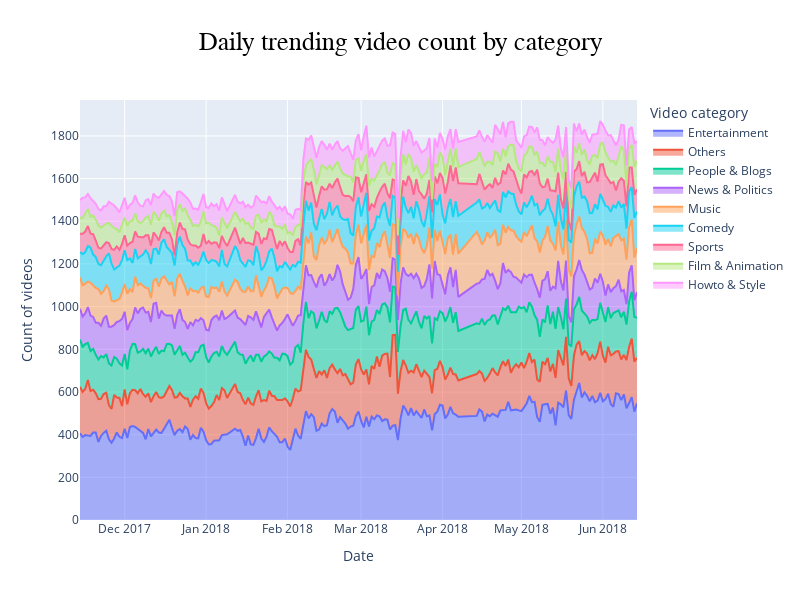

Write notebook code for a chart like this one.
### Code cell
fig = px.area(trending_category_date, 
              x="trending_date", 
              y="videos_count", 
              color="category",
              title = 'Daily trending video count by category',
              width = 800,
              height=600,
              labels = {'videos_count': 'Count of videos', 
                       'trending_date': 'Date',
                       'category': 'Video category'}
             )
fig.update_layout(
    title_x=0.5,
    font_color="dark blue",
    title_font_family="Times New Roman",
    title_font_color="black",
    title_font_size=26)
fig.show()

### Figure 1 — Plotly figure (JSON) as saved in the notebook; plotly's stock layout.template omitted (floating-point values rounded to 4 significant figures; data arrays with more than 128 entries replaced by an {"elided": "..."} marker saying what was removed)
{"data": [{"hovertemplate": "Video category=Entertainment<br>Date=%{x}<br>Count of videos=%{y}<extra></extra>", "legendgroup": "Entertainment", "line": {"color": "#636efa"}, "mode": "lines", "name": "Entertainment", "orientation": "v", "showlegend": true, "stackgroup": "1", "type": "scatter", "x": {"elided": "205 str values"}, "xaxis": "x", "y": {"elided": "205 int values"}, "yaxis": "y"}, {"hovertemplate": "Video category=Others<br>Date=%{x}<br>Count of videos=%{y}<extra></extra>", "legendgroup": "Others", "line": {"color": "#EF553B"}, "mode": "lines", "name": "Others", "orientation": "v", "showlegend": true, "stackgroup": "1", "type": "scatter", "x": {"elided": "205 str values"}, "xaxis": "x", "y": {"elided": "205 int values"}, "yaxis": "y"}, {"hovertemplate": "Video category=People & Blogs<br>Date=%{x}<br>Count of videos=%{y}<extra></extra>", "legendgroup": "People & Blogs", "line": {"color": "#00cc96"}, "mode": "lines", "name": "People & Blogs", "orientation": "v", "showlegend": true, "stackgroup": "1", "type": "scatter", "x": {"elided": "205 str values"}, "xaxis": "x", "y": {"elided": "205 int values"}, "yaxis": "y"}, {"hovertemplate": "Video category=News & Politics<br>Date=%{x}<br>Count of videos=%{y}<extra></extra>", "legendgroup": "News & Politics", "line": {"color": "#ab63fa"}, "mode": "lines", "name": "News & Politics", "orientation": "v", "showlegend": true, "stackgroup": "1", "type": "scatter", "x": {"elided": "205 str values"}, "xaxis": "x", "y": {"elided": "205 int values"}, "yaxis": "y"}, {"hovertemplate": "Video category=Music<br>Date=%{x}<br>Count of videos=%{y}<extra></extra>", "legendgroup": "Music", "line": {"color": "#FFA15A"}, "mode": "lines", "name": "Music", "orientation": "v", "showlegend": true, "stackgroup": "1", "type": "scatter", "x": {"elided": "205 str values"}, "xaxis": "x", "y": {"elided": "205 int values"}, "yaxis": "y"}, {"hovertemplate": "Video category=Comedy<br>Date=%{x}<br>Count of videos=%{y}<extra></extra>", "legendgroup": "Comedy", "line": {"color": "#19d3f3"}, "mode": "lines", "name": "Comedy", "orientation": "v", "showlegend": true, "stackgroup": "1", "type": "scatter", "x": {"elided": "205 str values"}, "xaxis": "x", "y": {"elided": "205 int values"}, "yaxis": "y"}, {"hovertemplate": "Video category=Sports<br>Date=%{x}<br>Count of videos=%{y}<extra></extra>", "legendgroup": "Sports", "line": {"color": "#FF6692"}, "mode": "lines", "name": "Sports", "orientation": "v", "showlegend": true, "stackgroup": "1", "type": "scatter", "x": {"elided": "205 str values"}, "xaxis": "x", "y": {"elided": "205 int values"}, "yaxis": "y"}, {"hovertemplate": "Video category=Film & Animation<br>Date=%{x}<br>Count of videos=%{y}<extra></extra>", "legendgroup": "Film & Animation", "line": {"color": "#B6E880"}, "mode": "lines", "name": "Film & Animation", "orientation": "v", "showlegend": true, "stackgroup": "1", "type": "scatter", "x": {"elided": "205 str values"}, "xaxis": "x", "y": {"elided": "205 int values"}, "yaxis": "y"}, {"hovertemplate": "Video category=Howto & Style<br>Date=%{x}<br>Count of videos=%{y}<extra></extra>", "legendgroup": "Howto & Style", "line": {"color": "#FF97FF"}, "mode": "lines", "name": "Howto & Style", "orientation": "v", "showlegend": true, "stackgroup": "1", "type": "scatter", "x": {"elided": "205 str values"}, "xaxis": "x", "y": {"elided": "205 int values"}, "yaxis": "y"}], "layout": {"font": {"color": "dark blue"}, "height": 600, "legend": {"title": {"text": "Video category"}, "tracegroupgap": 0}, "title": {"font": {"color": "black", "family": "Times New Roman", "size": 26}, "text": "Daily trending video count by category", "x": 0.5}, "width": 800, "xaxis": {"anchor": "y", "domain": [0, 1], "title": {"text": "Date"}}, "yaxis": {"anchor": "x", "domain": [0, 1], "title": {"text": "Count of videos"}}}}
